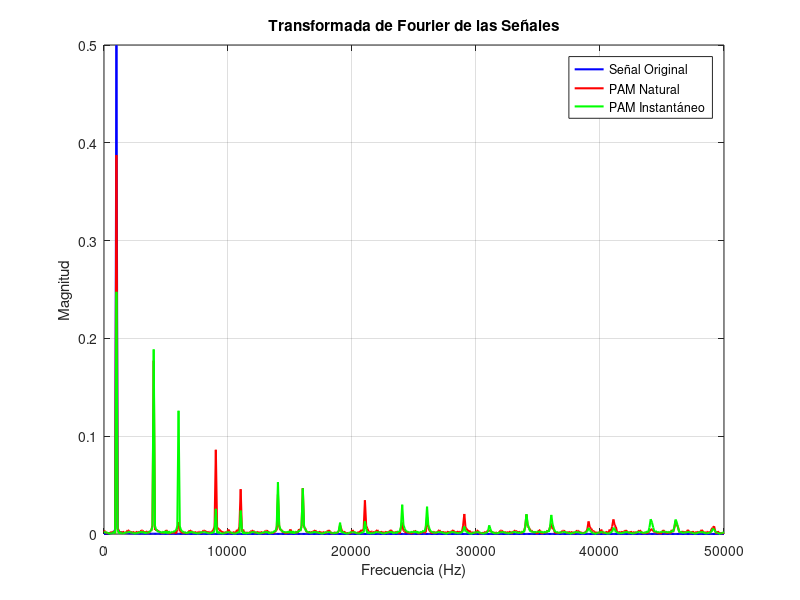

Recreate this plot in MATLAB.
clear; clc; close all;

%% Parámetros de la señal original
A = 1;
fc = 1000;
T_cont = 1/100000;
t_final = 0.01;
t = 0:T_cont:t_final;
m = A*sin(2*pi*fc*t);

%% Parámetros de PAM Natural
fs_natural = 5000;
Ts_natural = 1/fs_natural;
d_natural = 0.8;
tau_natural = d_natural * Ts_natural;

%% Parámetros de PAM Instantáneo
fs_instant = 5000;
Ts_instant = 1/fs_instant;
d_instant = 0.1;
T_signal = 1/fc;
tau_instant = d_instant * T_signal;

%% Generación de la modulación PAM Natural
pam_natural = zeros(size(t));
t_sample_natural = 0:Ts_natural:t(end);
for k = 1:length(t_sample_natural)
    [~, idx] = min(abs(t - t_sample_natural(k)));
    pulse_indices = find(t >= t_sample_natural(k) & t < t_sample_natural(k) + tau_natural);
    pam_natural(pulse_indices) = m(idx);
end

%% Generación de la modulación PAM Instantáneo
pam_instant = zeros(size(t));
t_sample_instant = 0:Ts_instant:t(end);
for k = 1:length(t_sample_instant)
    [~, idx] = min(abs(t - t_sample_instant(k)));
    pulse_indices = find(t >= t_sample_instant(k) & t < t_sample_instant(k) + tau_instant);
    pam_instant(pulse_indices) = m(idx);
end

%% Transformadas de Fourier
N = length(t);
frecuencia = linspace(0, 1/(2*T_cont), N/2);

M_f = abs(fft(m)/N);
M_f = M_f(1:N/2);

PAM_N_f = abs(fft(pam_natural)/N);
PAM_N_f = PAM_N_f(1:N/2);

PAM_I_f = abs(fft(pam_instant)/N);
PAM_I_f = PAM_I_f(1:N/2);

%% Graficar transformadas de Fourier
figure;
plot(frecuencia, M_f, 'b', 'LineWidth', 1.5); hold on;
plot(frecuencia, PAM_N_f, 'r', 'LineWidth', 1.5);
plot(frecuencia, PAM_I_f, 'g', 'LineWidth', 1.5);
legend('Señal Original', 'PAM Natural', 'PAM Instantáneo');
xlabel('Frecuencia (Hz)');
ylabel('Magnitud');
title('Transformada de Fourier de las Señales');
grid on;
